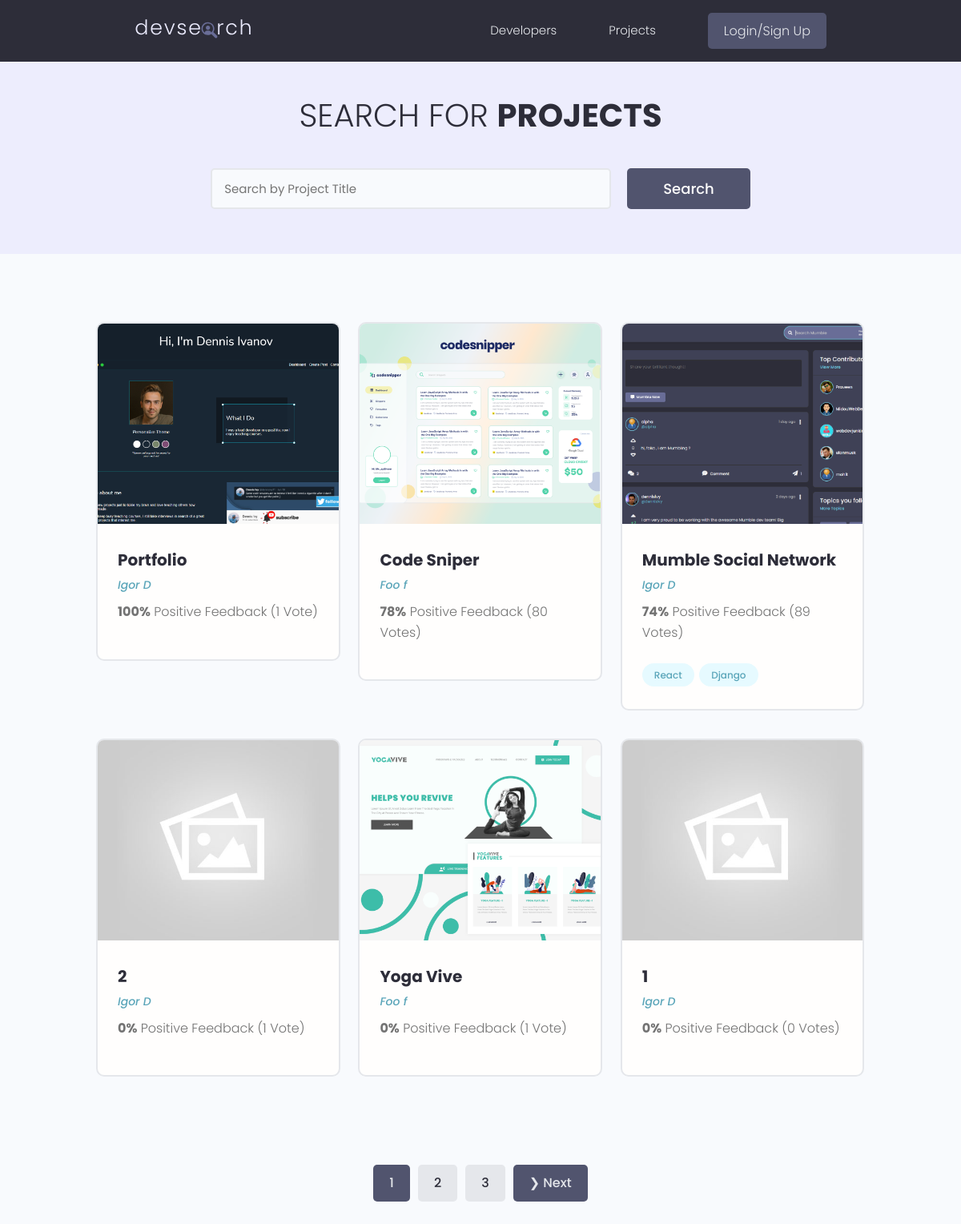
/projects/, run on the app's committed database.
### projects/models.py (models this page shows, shortened)
class Project(models.Model):
    owner= models.ForeignKey(Profile, null=True, blank=True, on_delete=models.SET_NULL)
    title = models.CharField(max_length=200)
    description = models.TextField(null=True, blank=True)
    featured_image = models.ImageField(null=True, blank=True, default="default.jpg")
    demo_link = models.CharField(max_length=2000, null=True, blank=True)
    source_link = models.CharField(max_length=2000, null=True, blank=True)
    tags = models.ManyToManyField('Tag', blank=True)
    vote_total = models.IntegerField(default=0, null=True, blank=True)
    vote_ratio = models.IntegerField(default=0, null=True, blank=True)
    created = models.DateTimeField(auto_now_add=True)
    id = models.UUIDField(default=uuid.uuid4, unique=True, primary_key=True, editable=False)
    class Meta:
        ordering = ['-vote_ratio', '-vote_total', 'title']

class Tag(models.Model):
    name = models.CharField(max_length=200)
    created = models.DateTimeField(auto_now_add=True)
    id = models.UUIDField(default=uuid.uuid4, unique=True, primary_key=True, editable=False)
    def __str__(self):
        return self.name

### users/models.py (models this page shows, shortened)
class Profile(models.Model):
    user = models.OneToOneField(User, on_delete=models.CASCADE, null=True, blank=True)
    name = models.CharField(max_length=200, blank=True, null=True)
    email = models.EmailField(max_length=500, blank=True, null=True)
    username= models.CharField(max_length=200, blank=True, null=True)
    location = models.CharField(max_length=200, blank=True, null=True)
    short_intro = models.CharField(max_length=200, blank=True, null=True)
    bio = models.TextField(blank=True, null=True)
    profile_image = models.ImageField(null=True, blank=True, upload_to='profiles/', default="profiles/user-default.png")
    social_github = models.CharField(max_length=200, blank=True, null=True)
    social_twitter = models.CharField(max_length=200, blank=True, null=True)
    social_linkedin = models.CharField(max_length=200, blank=True, null=True)
    social_youtube = models.CharField(max_length=200, blank=True, null=True)
    social_website = models.CharField(max_length=200, blank=True, null=True)
    created = models.DateTimeField(auto_now_add=True)
    id = models.UUIDField(default=uuid.uuid4, unique=True, primary_key=True, editable=False)

### projects/views.py (the view)
# urls.py: path('projects/', include('projects.urls')),
def projects(request):
    projects, search_query = searchProjects(request)
    custom_range, projects = paginateProjects(request, projects, 6)
    context = {'projects': projects, 'search_query': search_query,'custom_range': custom_range}
    return render(request, 'projects/projects.html', context)

### projects/utils.py (called while the page is built)
def paginateProjects(request, projects, results):
    page = request.GET.get('page')
    paginator = Paginator(projects, results)
    try:
        projects = paginator.page(page)
    except PageNotAnInteger:
        page = 1
        projects = paginator.page(page)
    except EmptyPage:
        page = paginator.num_pages
        projects = paginator.page(page)
    leftIndex = (int(page) - 4)
    if leftIndex < 1:
        leftIndex = 1
    rightIndex = (int(page) + 5)
    if rightIndex > paginator.num_pages:
        rightIndex = paginator.num_pages + 1
    custom_range = range(leftIndex, rightIndex)
    return custom_range, projects

def searchProjects(request):
    search_query = ''
    if request.GET.get('search_query'):
        search_query = request.GET.get('search_query')
    tags = Tag.objects.filter(name__icontains=search_query)
    projects = Project.objects.distinct().filter(
        Q(title__icontains=search_query) |
        Q(description__icontains=search_query) |
        Q(owner__name__icontains=search_query) |
        Q(tags__in=tags)
    )
    return projects, search_query

### projects/templates/projects/projects.html (shortened to what this page needs)
{% extends 'main.html' %} {% block content %}
<main class="projects">
  <section class="hero-section text-center">
    <div class="container container--narrow">
        <div class="hero-section__box">
            <h2>Search for <span>Projects</span></h2>
        </div>
        <div class="hero-section__search">
            <form id='searchForm' class="form" action="{% url 'projects' %}" method="get">
                <div class="form__field">
                    <input class="input input--text" id="formInput#search" type="text" name="search_query"
                        placeholder="Search by Project Title" value="{{search_query}}" />
                </div>
                <input class="btn btn--sub btn--lg" type="submit" value="Search" />
            </form>
        </div>
    </div>
  </section>
  <section class="projectsList">
    <div class="container">
      <div class="grid grid--three">
        {% for project in projects %}
        <div class="column">
          <div class="card project">
            <a href="{% url 'project' project.id %}" class="project">
              <img
                class="project__thumbnail"
                src="{{ project.featured_image.url }}"
                alt="project thumbnail"
              />
              <div class="card__body">
                <h3 class="project__title">{{project.title}}</h3>
                <p>
                  <a
                    class="project__author"
                    href="{% url 'user-profile' project.owner.id %}"
                    >{{ project.owner.name }}</a
                  >
                </p>
                <p class="project--rating">
                  <span style="font-weight: bold">{{project.vote_ratio}}%</span>
                  Positive Feedback ({{project.vote_total}}
                  Vote{{project.vote_total|pluralize:"s"}})
                </p>
                <div class="project__tags">
                  {% for tag in project.tags.all %}
                  <span class="tag tag--pill tag--main"
                    ><small>{{ tag }}</small></span
                  >
                  {% endfor %}
                </div>
              </div>
            </a>
          </div>
        </div>
        {% endfor %}
      </div>
    </div>
  </section>
  {% include 'pagination.html' with queryset=projects %}
</main>
{% endblock content %}

### static/styles/app.css (style rules this page uses)
:root { --color-sub: #2d2d39; }
.btn--sub { background-color: var(--color-sub-light); }
.card { border: 2px solid var(--color-light); }
img { width: 100%; }
.hero-section { height: 40vh; display: flex; align-items: center; background-color: var(--color-sub); }
.hero-section__box { margin-bottom: 4rem; }
.hero-section__box > h2, .hero-section__box > h2 > span { font-size: 4rem; color: var(--color-light); line-height: 1.3; text-transform: uppercase; }
.hero-section__box > h2 { font-weight: 300; }
.hero-section__box > h2 > span { font-weight: 700; }
.hero-section__search > .form { display: flex; align-items: center; justify-content: center; gap: 2rem; }
.hero-section__search > .form input.input--text { width: 50rem; }
.project__author { font-size: 1.4rem; font-style: italic; }
.project--rating { margin-bottom: 1.6em; margin-top: 0.5em; }
.projects > .hero-section { background: var(--color-sub-lighter); height: 30vh; }
.projects .hero-section__box { margin-bottom: 2.5rem; }
.projects .hero-section__box > h2 { color: var(--color-sub); }
.projects .hero-section__box > h2 > span { font-weight: 700; color: var(--color-sub); }
.projectsList { margin-top: 8rem; }
.project__thumbnail { height: 25rem; object-fit: cover; object-position: top center; }
.project__title { font-size: 2rem; font-weight: 700; color: var(--color-sub); }

### static/uikit/styles/modules/_variables.css (style rules this page uses)
:root { --color-main: #5aa5b9; --color-main-light: #e6faff; --color-sub: #3f4156; --color-sub-light: #51546e; --color-sub-lighter: #ededfd; --color-text: #737373; --color-gray: #8b8b8b; --color-light: #e5e7eb; --color-light-gray: #767676; --color-bg: #f8fafd; --color-white: #fffefd; --color-white-light: #f3f3f3; --color-success: #359e64; --color-success-bg: #def8e8; --color-error: #fc4b0b; --color-error-bg: #fff2ee; --font-base: 'Poppins', arial, helvetica, 'Segoe UI', roboto, ubuntu, sans-serif; --font-monospace: 'Fira Code', 'Courier New', courier, monospace; --font-regular: 300; --font-medium: 500; --font-bold: 700; --generic-shadow: 1px 1px 5px #00000010; --generic-transition: all 0.3s ease-in-out; }

### static/uikit/styles/modules/_base.css (style rules this page uses)
* { margin: 0; padding: 0; box-sizing: border-box; text-rendering: optimizeLegibility; color: inherit; font-size: inherit; }
html { font-size: 50%; }
@media only screen and (min-width: 480px) { html { font-size: 56.25%; } }
@media only screen and (min-width: 1200px) { html { font-size: 62.5%; } }
body { line-height: 1.6; font-weight: 400; font-size: 1.5rem; color: var(--color-text); background-color: var(--color-bg); min-height: 100vh; }

### static/uikit/styles/modules/_typography.css (style rules this page uses)
* { font-family: var(--font-base); }
h2 { font-size: 3.6rem; font-weight: var(--font-bold); }
h3 { font-size: 3.2rem; font-weight: var(--font-medium); }
p, span, strong { font-size: 1.6rem; color: var(--color-text); font-weight: var(--font-regular); }
a { padding-bottom: 2px; text-decoration: none; display: inline-block; color: var(--color-main); font-weight: var(--font-medium); }

### static/uikit/styles/modules/_utilities.css (style rules this page uses)
.container { width: 92%; max-width: 165rem; margin: 0 auto; box-sizing: border-box; }
.container--narrow { width: 92%; max-width: 120rem; }
@media screen and (min-width: 1000px) { .container { width: 90%; } }
@media screen and (min-width: 1000px) { .container--narrow { width: 85%; } }
@media screen and (min-width: 1200px) { .container { width: 80%; } }
@media screen and (min-width: 1200px) { .container--narrow { width: 72%; } }
.text-center { text-align: center; }

### static/uikit/styles/modules/_button.css (style rules this page uses)
.btn { display: inline-block; position: relative; cursor: pointer; background-color: var(--color-light); font-weight: var(--font-medium); color: var(--color-sub); text-decoration: none; padding: 1rem 2rem; border-radius: 0.5rem; border: none; width: -webkit-fit-content; width: -moz-fit-content; width: fit-content; height: -webkit-fit-content; height: -moz-fit-content; height: fit-content; font-size: 1.6rem; outline-width: 0; outline-color: transparent; -webkit-backface-visibility: hidden; backface-visibility: hidden; transition: all 0.3s ease-in-out; }
.btn--sub { background-color: var(--color-sub); color: var(--color-white); }
.btn--lg { font-size: 1.8rem; padding: 1.2rem 4.5rem; }

### static/uikit/styles/modules/_card.css (style rules this page uses)
.card { border-radius: 1rem; background-color: var(--color-white); border: 1.5px solid var(--color-light); width: auto; height: auto; margin-top: 0.5rem; margin-bottom: 0.5rem; overflow: hidden; }
.card__body, .card__header { padding: 2rem 2.5rem; }

### data on the page
Project: featured_image (picture), title "Portfolio", owner.name "Igor D", vote_ratio "100", vote_total "1"
Project: featured_image (picture), title "Code Sniper", owner.name "Foo f", vote_ratio "78", vote_total "80"
Project: featured_image (picture), title "Mumble Social Network", owner.name "Igor D", vote_ratio "74", vote_total "89"
Tag: name "React"
Tag: name "Django"
Project: featured_image (placeholder picture), title "2", owner.name "Igor D", vote_ratio "0", vote_total "1"
Project: featured_image (picture), title "Yoga Vive", owner.name "Foo f", vote_ratio "0", vote_total "1"
Project: featured_image (placeholder picture), title "1", owner.name "Igor D", vote_ratio "0", vote_total "0"

### other printed values
{{ page }} "1"
{{ page }} "2" "3"
